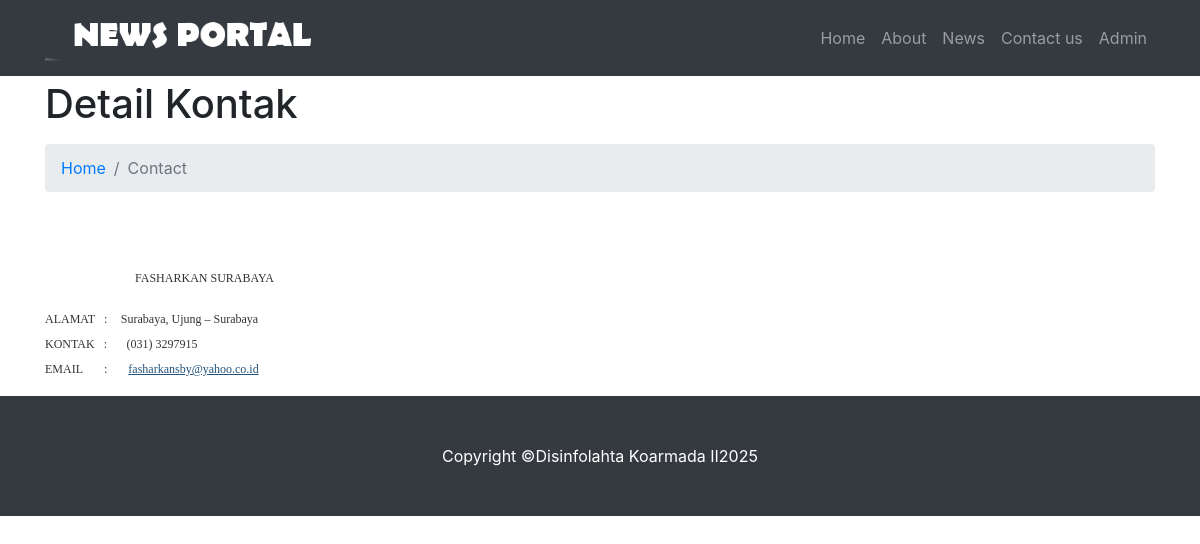
The page /contact-us.php on the database its author committed.
### tables this page shows
CREATE TABLE `tblpages` (
  `id` int(11) NOT NULL,
  `PageName` varchar(200) DEFAULT NULL,
  `PageTitle` mediumtext DEFAULT NULL,
  `Description` longtext DEFAULT NULL,
  `PostingDate` timestamp NULL DEFAULT current_timestamp(),
  `UpdationDate` timestamp NULL DEFAULT NULL ON UPDATE current_timestamp()
);

### contact-us.php (the view, shortened to what this page needs)
<?php
include('includes/config.php');
?>
<!DOCTYPE html>
<html lang="en">
  <head>
    <link href="vendor/bootstrap/css/bootstrap.min.css" rel="stylesheet">
    <link href="css/modern-business.css" rel="stylesheet">
  </head>
  <body>
    <?php include('includes/header.php');?>
    <div class="container">
<?php
$pagetype='contactus';
$query=mysqli_query($con,"select PageTitle,Description from tblpages where PageName='$pagetype'");
while($row=mysqli_fetch_array($query))
{
?>
      <h1 class="mt-4 mb-3"><?php echo htmlentities($row['PageTitle'])?>
      </h1>
      <ol class="breadcrumb">
        <li class="breadcrumb-item">
          <a href="index.php">Home</a>
        </li>
        <li class="breadcrumb-item active">Contact</li>
      </ol>
      <div class="row">
        <div class="col-lg-12">
          <p><?php echo $row['Description'];?></p>
        </div>
      </div>
<?php } ?>
    </div>
 <?php include('includes/footer.php');?>
  </body>
</html>

### css/modern-business.css (style rules this page uses)
body { padding-top: 54px; }
@media (min-width: 992px) { body { padding-top: 56px; } }

### rows shown on the page
tblpages: PageTitle "Detail Kontak", Description "FASHARKAN SURABAYA ALAMAT : Surabaya, Ujung – Surabaya KONTAK : (031) 3297915 EMAIL : fasharkansby@yahoo.co.id"
